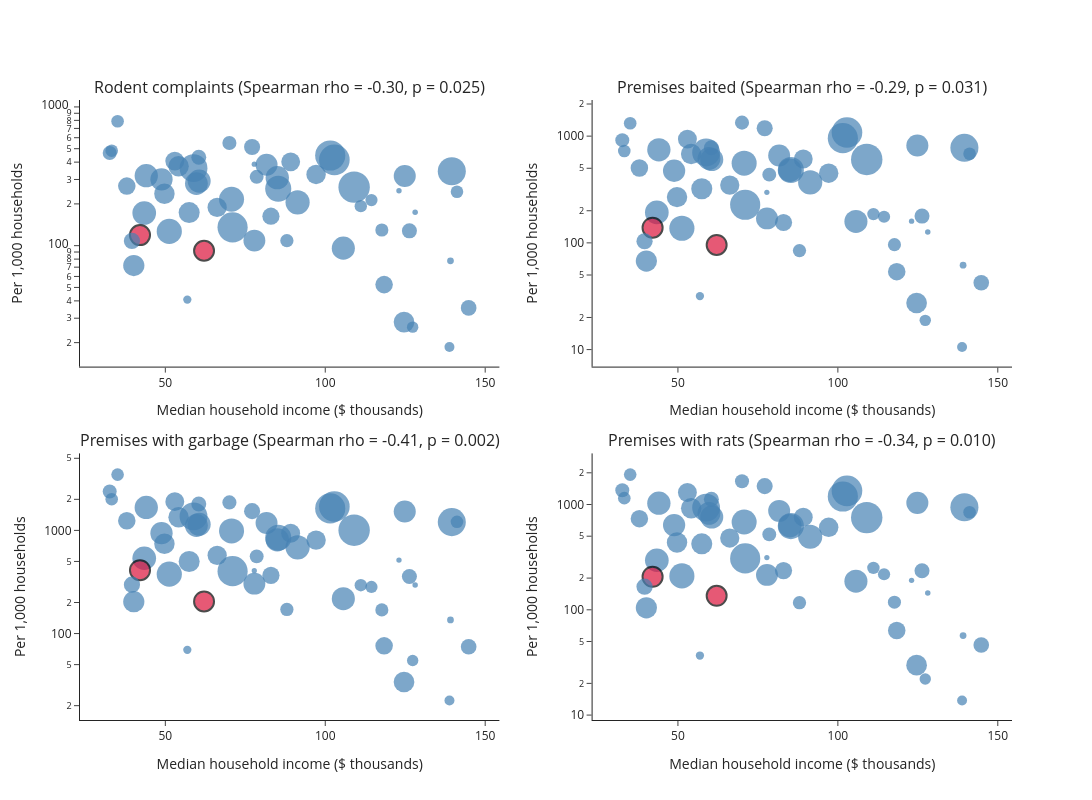

Source (notebook cell):
### Code cell
## Import plotly's graph objects for fine control over hover text
import plotly.graph_objects as go
## Import the helper that builds a grid of subplots
from plotly.subplots import make_subplots
## Import Spearman correlation for the panel titles
from scipy.stats import spearmanr

## The four measures: (column name, display title)
panels = [("complaints", "Rodent complaints"), ("premises_baited", "Premises baited"),
          ("premises_garbage", "Premises with garbage"), ("premises_rats", "Premises with rats")]
## Build a title for each panel that includes its Spearman correlation
titles = []
## Loop over the measures
for m, t in panels:
    ## Compute the correlation and p-value between median income and this per-1,000 rate
    rho, p = spearmanr(df["median_household_income"], df[m + "_per_1000"])
    ## Add the formatted title
    titles.append(f"{t} (Spearman rho = {rho:.2f}, p = {p:.3f})")
## Create a 2x2 grid of panels with those titles
fig = make_subplots(rows=2, cols=2, subplot_titles=titles, vertical_spacing=0.14)
## Flag the Hyde Park ZIPs so they can be highlighted
hp = df["zip"].isin(["60615", "60637"])
## Loop over the panels, numbering them 0-3
for i, (m, t) in enumerate(panels):
    ## Convert the panel number to a row and column in the 2x2 grid
    r, c = divmod(i, 2)
    ## Bundle the values shown on hover: neighborhood, ZIP, households, raw total, median income
    custom = df[["neighborhood", "zip", "households", m, "median_household_income"]].to_numpy()
    ## Add one scatter trace, with one point per ZIP, to this panel
    fig.add_trace(go.Scatter(
        ## x is median income in thousands of dollars
        x=df["median_household_income"] / 1000,
        ## y is the rate per 1,000 households
        y=df[m + "_per_1000"],
        ## Draw markers only (no connecting lines)
        mode="markers",
        ## Marker size grows with household count, Hyde Park is red with a black outline, others blue
        marker=dict(size=df["households"] / 1500 + 5, color=["crimson" if h else "steelblue" for h in hp],
                    opacity=0.7, line=dict(width=[2 if h else 0 for h in hp], color="black")),
        ## Attach the extra values so the hover text can use them
        customdata=custom,
        ## The text shown when the mouse is over a point
        hovertemplate=("<b>%{customdata[0]} (%{customdata[1]})</b><br>"
                       "Median income: $%{customdata[4]:,.0f}<br>"
                       + t + " per 1,000 households: %{y:,.1f}<br>"
                       + "Total " + t.lower() + ": %{customdata[3]:,.0f}<br>"
                       + "Households: %{customdata[2]:,.0f}<extra></extra>"),
        ## No legend entry for this trace
        showlegend=False), row=r + 1, col=c + 1)
    ## Label this panel's x axis
    fig.update_xaxes(title_text="Median household income ($ thousands)", row=r + 1, col=c + 1)
    ## Label this panel's y axis and use a log scale because the rates are skewed
    fig.update_yaxes(title_text="Per 1,000 households", type="log", row=r + 1, col=c + 1)
## Set the overall figure size and a clean white theme
fig.update_layout(height=800, width=1100, template="simple_white")
## Display the interactive figure in the notebook
fig.show()

### Figure 1 — Plotly figure (JSON) as saved in the notebook; plotly's stock layout.template omitted (floating-point values rounded to 4 significant figures; data arrays with more than 128 entries replaced by an {"elided": "..."} marker saying what was removed)
{"data": [{"customdata": {"elided": "56x5 mixed values"}, "hovertemplate": "<b>%{customdata[0]} (%{customdata[1]})</b><br>Median income: $%{customdata[4]:,.0f}<br>Rodent complaints per 1,000 households: %{y:,.1f}<br>Total rodent complaints: %{customdata[3]:,.0f}<br>Households: %{customdata[2]:,.0f}<extra></extra>", "marker": {"color": ["steelblue", "steelblue", "steelblue", "steelblue", "steelblue", "steelblue", "steelblue", "steelblue", "steelblue", "steelblue", "steelblue", "steelblue", "steelblue", "steelblue", "crimson", "steelblue", "steelblue", "steelblue", "steelblue", "steelblue", "steelblue", "steelblue", "steelblue", "steelblue", "steelblue", "steelblue", "steelblue", "steelblue", "steelblue", "steelblue", "steelblue", "steelblue", "steelblue", "steelblue", "crimson", "steelblue", "steelblue", "steelblue", "steelblue", "steelblue", "steelblue", "steelblue", "steelblue", "steelblue", "steelblue", "steelblue", "steelblue", "steelblue", "steelblue", "steelblue", "steelblue", "steelblue", "steelblue", "steelblue", "steelblue", "steelblue"], "line": {"color": "black", "width": [0, 0, 0, 0, 0, 0, 0, 0, 0, 0, 0, 0, 0, 0, 2, 0, 0, 0, 0, 0, 0, 0, 0, 0, 0, 0, 0, 0, 0, 0, 0, 0, 0, 0, 2, 0, 0, 0, 0, 0, 0, 0, 0, 0, 0, 0, 0, 0, 0, 0, 0, 0, 0, 0, 0, 0]}, "opacity": 0.7, "size": [11.42, 5.367, 5.479, 5.255, 17.55, 6.758, 15.02, 25.05, 20.45, 23.1, 20.71, 14.96, 24.19, 28.07, 19.95, 21.91, 25.17, 30.16, 23.68, 22.26, 12.59, 22.06, 23.3, 13.96, 26.12, 21.07, 20.45, 27.82, 19.47, 13.1, 23.04, 8.279, 23.38, 12.63, 20.09, 18.87, 22.8, 30.15, 21.97, 12.59, 17.19, 17.5, 16.08, 12.39, 30.63, 21.22, 18.92, 13.9, 16.22, 15.64, 12.21, 13.26, 31.42, 14.07, 19.23, 9.983]}, "mode": "markers", "showlegend": false, "type": "scatter", "x": [127.3, 123.0, 128.1, 77.81, 118.4, 139.1, 126.3, 70.7, 54.14, 105.6, 124.6, 60.46, 91.35, 139.6, 62.1, 77.84, 51.24, 101.6, 43.4, 48.8, 33.23, 124.9, 44.04, 32.61, 85.3, 57.45, 49.72, 58.81, 97.13, 117.7, 60.58, 56.88, 85.0, 35.08, 42.08, 89.19, 59.71, 71.03, 81.65, 141.2, 83.02, 37.95, 77.13, 111.1, 102.9, 40.14, 52.96, 78.56, 39.56, 144.8, 114.4, 88.0, 109.0, 70.03, 66.21, 138.8], "xaxis": "x", "y": [25.86, 248.6, 173.9, 386.4, 52.39, 77.74, 128.0, 216.1, 373.7, 95.93, 28.14, 434.0, 205.2, 344.0, 91.89, 108.8, 126.7, 446.6, 171.9, 300.9, 483.8, 317.6, 319.7, 465.4, 257.0, 173.2, 236.9, 361.8, 326.1, 129.7, 291.9, 40.86, 309.2, 788.8, 119.2, 402.2, 280.3, 135.5, 382.6, 244.7, 163.0, 268.9, 514.3, 192.7, 415.5, 71.9, 407.0, 313.5, 108.2, 35.6, 213.1, 108.7, 264.2, 549.8, 188.7, 18.6], "yaxis": "y"}, {"customdata": {"elided": "56x5 mixed values"}, "hovertemplate": "<b>%{customdata[0]} (%{customdata[1]})</b><br>Median income: $%{customdata[4]:,.0f}<br>Premises baited per 1,000 households: %{y:,.1f}<br>Total premises baited: %{customdata[3]:,.0f}<br>Households: %{customdata[2]:,.0f}<extra></extra>", "marker": {"color": ["steelblue", "steelblue", "steelblue", "steelblue", "steelblue", "steelblue", "steelblue", "steelblue", "steelblue", "steelblue", "steelblue", "steelblue", "steelblue", "steelblue", "crimson", "steelblue", "steelblue", "steelblue", "steelblue", "steelblue", "steelblue", "steelblue", "steelblue", "steelblue", "steelblue", "steelblue", "steelblue", "steelblue", "steelblue", "steelblue", "steelblue", "steelblue", "steelblue", "steelblue", "crimson", "steelblue", "steelblue", "steelblue", "steelblue", "steelblue", "steelblue", "steelblue", "steelblue", "steelblue", "steelblue", "steelblue", "steelblue", "steelblue", "steelblue", "steelblue", "steelblue", "steelblue", "steelblue", "steelblue", "steelblue", "steelblue"], "line": {"color": "black", "width": [0, 0, 0, 0, 0, 0, 0, 0, 0, 0, 0, 0, 0, 0, 2, 0, 0, 0, 0, 0, 0, 0, 0, 0, 0, 0, 0, 0, 0, 0, 0, 0, 0, 0, 2, 0, 0, 0, 0, 0, 0, 0, 0, 0, 0, 0, 0, 0, 0, 0, 0, 0, 0, 0, 0, 0]}, "opacity": 0.7, "size": [11.42, 5.367, 5.479, 5.255, 17.55, 6.758, 15.02, 25.05, 20.45, 23.1, 20.71, 14.96, 24.19, 28.07, 19.95, 21.91, 25.17, 30.16, 23.68, 22.26, 12.59, 22.06, 23.3, 13.96, 26.12, 21.07, 20.45, 27.82, 19.47, 13.1, 23.04, 8.279, 23.38, 12.63, 20.09, 18.87, 22.8, 30.15, 21.97, 12.59, 17.19, 17.5, 16.08, 12.39, 30.63, 21.22, 18.92, 13.9, 16.22, 15.64, 12.21, 13.26, 31.42, 14.07, 19.23, 9.983]}, "mode": "markers", "showlegend": false, "type": "scatter", "x": [127.3, 123.0, 128.1, 77.81, 118.4, 139.1, 126.3, 70.7, 54.14, 105.6, 124.6, 60.46, 91.35, 139.6, 62.1, 77.84, 51.24, 101.6, 43.4, 48.8, 33.23, 124.9, 44.04, 32.61, 85.3, 57.45, 49.72, 58.81, 97.13, 117.7, 60.58, 56.88, 85.0, 35.08, 42.08, 89.19, 59.71, 71.03, 81.65, 141.2, 83.02, 37.95, 77.13, 111.1, 102.9, 40.14, 52.96, 78.56, 39.56, 144.8, 114.4, 88.0, 109.0, 70.03, 66.21, 138.8], "xaxis": "x2", "y": [18.8, 159.7, 126.6, 297.7, 53.71, 61.81, 178.2, 558.0, 680.6, 158.8, 27.33, 777.2, 368.6, 777.2, 95.59, 169.5, 137.1, 957.0, 192.7, 474.0, 726.3, 817.3, 744.2, 917.2, 481.1, 321.8, 268.3, 702.9, 449.9, 96.18, 603.3, 31.71, 479.5, 1321.0, 138.7, 610.7, 617.3, 227.7, 658.8, 683.5, 155.2, 503.0, 1186.0, 186.0, 1082.0, 67.5, 937.9, 435.8, 103.5, 42.31, 175.6, 84.65, 604.6, 1338.0, 347.7, 10.57], "yaxis": "y2"}, {"customdata": {"elided": "56x5 mixed values"}, "hovertemplate": "<b>%{customdata[0]} (%{customdata[1]})</b><br>Median income: $%{customdata[4]:,.0f}<br>Premises with garbage per 1,000 households: %{y:,.1f}<br>Total premises with garbage: %{customdata[3]:,.0f}<br>Households: %{customdata[2]:,.0f}<extra></extra>", "marker": {"color": ["steelblue", "steelblue", "steelblue", "steelblue", "steelblue", "steelblue", "steelblue", "steelblue", "steelblue", "steelblue", "steelblue", "steelblue", "steelblue", "steelblue", "crimson", "steelblue", "steelblue", "steelblue", "steelblue", "steelblue", "steelblue", "steelblue", "steelblue", "steelblue", "steelblue", "steelblue", "steelblue", "steelblue", "steelblue", "steelblue", "steelblue", "steelblue", "steelblue", "steelblue", "crimson", "steelblue", "steelblue", "steelblue", "steelblue", "steelblue", "steelblue", "steelblue", "steelblue", "steelblue", "steelblue", "steelblue", "steelblue", "steelblue", "steelblue", "steelblue", "steelblue", "steelblue", "steelblue", "steelblue", "steelblue", "steelblue"], "line": {"color": "black", "width": [0, 0, 0, 0, 0, 0, 0, 0, 0, 0, 0, 0, 0, 0, 2, 0, 0, 0, 0, 0, 0, 0, 0, 0, 0, 0, 0, 0, 0, 0, 0, 0, 0, 0, 2, 0, 0, 0, 0, 0, 0, 0, 0, 0, 0, 0, 0, 0, 0, 0, 0, 0, 0, 0, 0, 0]}, "opacity": 0.7, "size": [11.42, 5.367, 5.479, 5.255, 17.55, 6.758, 15.02, 25.05, 20.45, 23.1, 20.71, 14.96, 24.19, 28.07, 19.95, 21.91, 25.17, 30.16, 23.68, 22.26, 12.59, 22.06, 23.3, 13.96, 26.12, 21.07, 20.45, 27.82, 19.47, 13.1, 23.04, 8.279, 23.38, 12.63, 20.09, 18.87, 22.8, 30.15, 21.97, 12.59, 17.19, 17.5, 16.08, 12.39, 30.63, 21.22, 18.92, 13.9, 16.22, 15.64, 12.21, 13.26, 31.42, 14.07, 19.23, 9.983]}, "mode": "markers", "showlegend": false, "type": "scatter", "x": [127.3, 123.0, 128.1, 77.81, 118.4, 139.1, 126.3, 70.7, 54.14, 105.6, 124.6, 60.46, 91.35, 139.6, 62.1, 77.84, 51.24, 101.6, 43.4, 48.8, 33.23, 124.9, 44.04, 32.61, 85.3, 57.45, 49.72, 58.81, 97.13, 117.7, 60.58, 56.88, 85.0, 35.08, 42.08, 89.19, 59.71, 71.03, 81.65, 141.2, 83.02, 37.95, 77.13, 111.1, 102.9, 40.14, 52.96, 78.56, 39.56, 144.8, 114.4, 88.0, 109.0, 70.03, 66.21, 138.8], "xaxis": "x3", "y": [54.73, 515.4, 294.9, 407.3, 76.03, 135.4, 357.9, 987.3, 1339.0, 217.8, 33.91, 1806.0, 684.7, 1204.0, 204.6, 304.5, 376.2, 1632.0, 537.0, 940.8, 2008.0, 1525.0, 1668.0, 2384.0, 848.6, 500.1, 742.8, 1366.0, 804.8, 169.6, 1145.0, 69.53, 810.3, 3473.0, 411.2, 939.2, 1115.0, 402.9, 1181.0, 1211.0, 367.0, 1240.0, 1536.0, 294.2, 1705.0, 203.8, 1899.0, 560.1, 297.6, 74.52, 283.0, 171.2, 1005.0, 1868.0, 572.8, 22.47], "yaxis": "y3"}, {"customdata": {"elided": "56x5 mixed values"}, "hovertemplate": "<b>%{customdata[0]} (%{customdata[1]})</b><br>Median income: $%{customdata[4]:,.0f}<br>Premises with rats per 1,000 households: %{y:,.1f}<br>Total premises with rats: %{customdata[3]:,.0f}<br>Households: %{customdata[2]:,.0f}<extra></extra>", "marker": {"color": ["steelblue", "steelblue", "steelblue", "steelblue", "steelblue", "steelblue", "steelblue", "steelblue", "steelblue", "steelblue", "steelblue", "steelblue", "steelblue", "steelblue", "crimson", "steelblue", "steelblue", "steelblue", "steelblue", "steelblue", "steelblue", "steelblue", "steelblue", "steelblue", "steelblue", "steelblue", "steelblue", "steelblue", "steelblue", "steelblue", "steelblue", "steelblue", "steelblue", "steelblue", "crimson", "steelblue", "steelblue", "steelblue", "steelblue", "steelblue", "steelblue", "steelblue", "steelblue", "steelblue", "steelblue", "steelblue", "steelblue", "steelblue", "steelblue", "steelblue", "steelblue", "steelblue", "steelblue", "steelblue", "steelblue", "steelblue"], "line": {"color": "black", "width": [0, 0, 0, 0, 0, 0, 0, 0, 0, 0, 0, 0, 0, 0, 2, 0, 0, 0, 0, 0, 0, 0, 0, 0, 0, 0, 0, 0, 0, 0, 0, 0, 0, 0, 2, 0, 0, 0, 0, 0, 0, 0, 0, 0, 0, 0, 0, 0, 0, 0, 0, 0, 0, 0, 0, 0]}, "opacity": 0.7, "size": [11.42, 5.367, 5.479, 5.255, 17.55, 6.758, 15.02, 25.05, 20.45, 23.1, 20.71, 14.96, 24.19, 28.07, 19.95, 21.91, 25.17, 30.16, 23.68, 22.26, 12.59, 22.06, 23.3, 13.96, 26.12, 21.07, 20.45, 27.82, 19.47, 13.1, 23.04, 8.279, 23.38, 12.63, 20.09, 18.87, 22.8, 30.15, 21.97, 12.59, 17.19, 17.5, 16.08, 12.39, 30.63, 21.22, 18.92, 13.9, 16.22, 15.64, 12.21, 13.26, 31.42, 14.07, 19.23, 9.983]}, "mode": "markers", "showlegend": false, "type": "scatter", "x": [127.3, 123.0, 128.1, 77.81, 118.4, 139.1, 126.3, 70.7, 54.14, 105.6, 124.6, 60.46, 91.35, 139.6, 62.1, 77.84, 51.24, 101.6, 43.4, 48.8, 33.23, 124.9, 44.04, 32.61, 85.3, 57.45, 49.72, 58.81, 97.13, 117.7, 60.58, 56.88, 85.0, 35.08, 42.08, 89.19, 59.71, 71.03, 81.65, 141.2, 83.02, 37.95, 77.13, 111.1, 102.9, 40.14, 52.96, 78.56, 39.56, 144.8, 114.4, 88.0, 109.0, 70.03, 66.21, 138.8], "xaxis": "x4", "y": [22.02, 190.6, 144.6, 313.3, 63.54, 56.88, 234.6, 681.8, 923.1, 186.9, 29.79, 1120.0, 493.8, 941.1, 135.7, 214.4, 210.0, 1192.0, 295.5, 638.3, 1149.0, 1037.0, 1029.0, 1365.0, 623.8, 423.2, 435.8, 934.2, 607.3, 118.0, 760.4, 36.8, 628.7, 1922.0, 206.0, 758.5, 824.6, 307.5, 870.2, 844.3, 235.6, 734.2, 1496.0, 249.9, 1348.0, 104.4, 1300.0, 520.0, 165.8, 46.26, 217.5, 116.7, 750.8, 1662.0, 480.6, 13.78], "yaxis": "y4"}], "layout": {"annotations": [{"font": {"size": 16}, "showarrow": false, "text": "Rodent complaints (Spearman rho = -0.30, p = 0.025)", "x": 0.225, "xanchor": "center", "xref": "paper", "y": 1, "yanchor": "bottom", "yref": "paper"}, {"font": {"size": 16}, "showarrow": false, "text": "Premises baited (Spearman rho = -0.29, p = 0.031)", "x": 0.775, "xanchor": "center", "xref": "paper", "y": 1, "yanchor": "bottom", "yref": "paper"}, {"font": {"size": 16}, "showarrow": false, "text": "Premises with garbage (Spearman rho = -0.41, p = 0.002)", "x": 0.225, "xanchor": "center", "xref": "paper", "y": 0.43, "yanchor": "bottom", "yref": "paper"}, {"font": {"size": 16}, "showarrow": false, "text": "Premises with rats (Spearman rho = -0.34, p = 0.010)", "x": 0.775, "xanchor": "center", "xref": "paper", "y": 0.43, "yanchor": "bottom", "yref": "paper"}], "height": 800, "width": 1100, "xaxis": {"anchor": "y", "domain": [0, 0.45], "title": {"text": "Median household income ($ thousands)"}}, "xaxis2": {"anchor": "y2", "domain": [0.55, 1], "title": {"text": "Median household income ($ thousands)"}}, "xaxis3": {"anchor": "y3", "domain": [0, 0.45], "title": {"text": "Median household income ($ thousands)"}}, "xaxis4": {"anchor": "y4", "domain": [0.55, 1], "title": {"text": "Median household income ($ thousands)"}}, "yaxis": {"anchor": "x", "domain": [0.57, 1], "title": {"text": "Per 1,000 households"}, "type": "log"}, "yaxis2": {"anchor": "x2", "domain": [0.57, 1], "title": {"text": "Per 1,000 households"}, "type": "log"}, "yaxis3": {"anchor": "x3", "domain": [0, 0.43], "title": {"text": "Per 1,000 households"}, "type": "log"}, "yaxis4": {"anchor": "x4", "domain": [0, 0.43], "title": {"text": "Per 1,000 households"}, "type": "log"}}}
